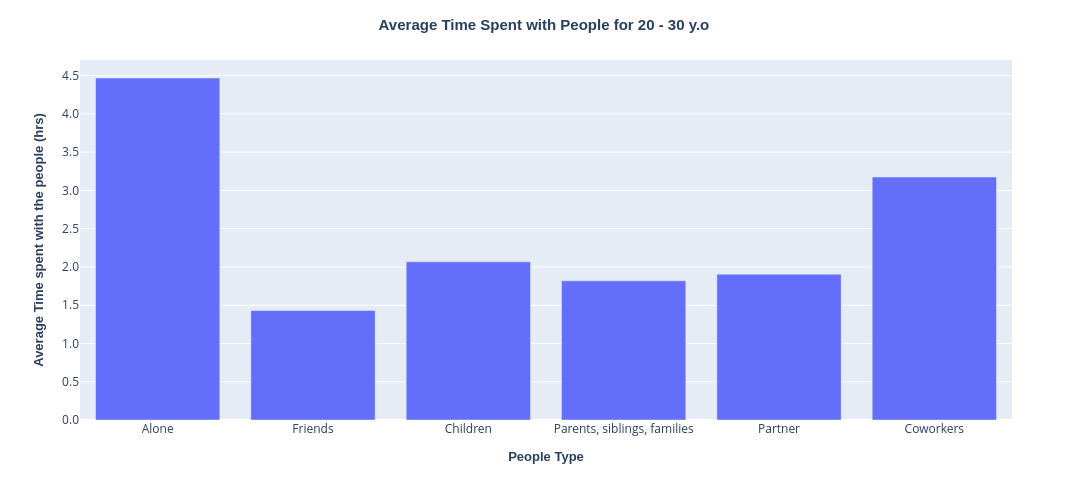

The notebook cell saved with this chart:
### Markdown cell above
### **Some thoughts re. Plotly Line plot for this data**
- the line without marker is sufficient to understand the trend of time spent with each group of people
- the line plot shows the trend of time over age and show which group people spend time most at each age
- Instead of legend, use annotation with arrows &#8592; to denote what each line represents. It seems to be easier to read visually than trying to read the legend and match it in our brain (more steps to make sense of the data)
- Nice to have and yet to figure out or wait for new Plotly new features:
    - In the hover display, **BOLD** the time spent for the group people with the highest time spent at that age
    - was not able to find out how display y-value in hover in descending order (update the order of Time spent for each group as one scrolls through x-axis) ==> not sure if this function exist or more involved like using javascript and etc..

### Code cell
# Or do the math on how many days people spent on average with the different groups of people in their twenties?
the_col = ['Alone','Friends','Children','Parents, siblings, families','Partner','Coworkers']
df1_20yo = df1.loc[(df1['Year'] >= 20) & (df1['Year'] <= 30),the_col]

df1_20yo_avg = df1_20yo.mean().reset_index()
df1_20yo_avg.columns = ['People Type','Avg Time mins']
df1_20yo_avg['Avg Time hrs'] = df1_20yo_avg['Avg Time mins']/60
fig = px.bar(df1_20yo_avg, x='People Type', y='Avg Time hrs',
            color_discrete_sequence=px.colors.qualitative.Plotly)

fig.update_layout(
        width = 1100,
        height=500,
        xaxis_title={
            'text': '<b>People Type</b>',
            'font': {'size': 13, 'family': 'Arial'}
        },
        yaxis_title={'text':'<b>Average Time spent with the people (hrs)</b>',
                    'font':{'size': 13, 'family': 'Arial'}
        },
        title={'text':'<b>Average Time Spent with People for 20 - 30 y.o </b>',
                    'font':{'size': 15, 'family': 'Arial'}
        },
        title_x=0.50, #ceneter the title to the middle, title_x btw 0 and 1
        yaxis_tickformat = '.1f'
    ) # to bold font, use <b> </b> like HTML

fig.show()

### Figure 1 — Plotly figure (JSON) as saved in the notebook; plotly's stock layout.template omitted (floating-point values rounded to 4 significant figures)
{"data": [{"alignmentgroup": "True", "hovertemplate": "People Type=%{x}<br>Avg Time hrs=%{y}<extra></extra>", "legendgroup": "", "marker": {"color": "#636EFA", "pattern": {"shape": ""}}, "name": "", "offsetgroup": "", "orientation": "v", "showlegend": false, "textposition": "auto", "x": ["Alone", "Friends", "Children", "Parents, siblings, families", "Partner", "Coworkers"], "xaxis": "x", "y": [4.468, 1.43, 2.067, 1.818, 1.905, 3.174], "yaxis": "y", "type": "bar"}], "layout": {"xaxis": {"anchor": "y", "domain": [0, 1], "title": {"text": "<b>People Type</b>", "font": {"size": 13, "family": "Arial"}}}, "yaxis": {"anchor": "x", "domain": [0, 1], "title": {"text": "<b>Average Time spent with the people (hrs)</b>", "font": {"size": 13, "family": "Arial"}}, "tickformat": ".1f"}, "legend": {"tracegroupgap": 0}, "margin": {"t": 60}, "barmode": "relative", "title": {"font": {"size": 15, "family": "Arial"}, "text": "<b>Average Time Spent with People for 20 - 30 y.o </b>", "x": 0.5}, "width": 1100, "height": 500}}
